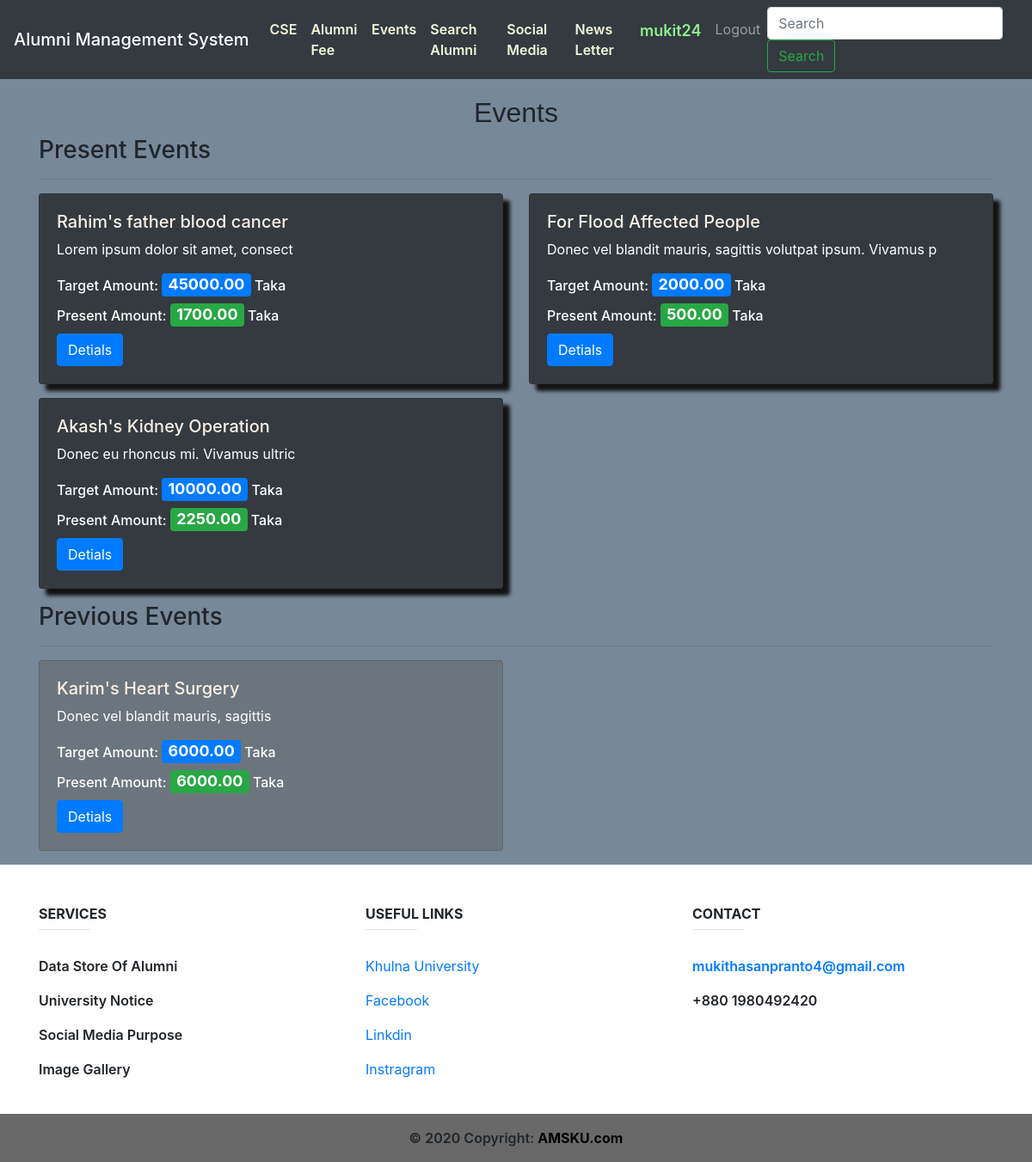
/events/ (signed in), run on the app's committed database.
### alumni_profile/models.py (models this page shows, shortened)
class Alumni_Profile(models.Model):
    discipline_list = ['Architecture','CSE','ECE','Math','URP','Physics','Chemistry','Stat','Pharmacy','BGE','FWT','FMRT','Agrotechnology','ES','SWE','BAD','HRM','DP','PM','DS','History','English','Bangla','IER','Sculpture','Econ','Sociology','MCJ','Law']
    Discipline_Choices = []
    for x in discipline_list:
        Discipline_Choices.append((x,x))
    Id_Choices = []
    for x in range(1,51):
        Id_Choices.append((str(x),str(x)))
    Batch_Choices = []
    for x in range(1991,2019):
        Batch_Choices.append((str(x),str(x)))
    job_list=['Agriculture','Architecture and Construction','Business Management and Administration','Education','Finance','Food','Government and Public Administration','Health Science','Human Services','Law, Public Safety, Corrections and Security','Manufacturing','Marketing, Sales and Service','Natural Resources','Science, Technology and Engineering','Other']
    Job_Choices = []
    for x in job_list:
        Job_Choices.append((x,x))
    country_list = ["Afghanistan","Albania","Algeria","Andorra","Angola","Anguilla","Antigua &amp; Barbuda","Argentina","Armenia","Aruba","Australia","Austria","Azerbaijan","Bahamas","Bahrain","Bangladesh","Barbados","Belarus","Belgium","Belize","Benin","Bermuda","Bhutan","Bolivia","Bosnia &amp; Herzegovina","Botswana","Brazil","British Virgin Islands","Brunei","Bulgaria","Burkina Faso","Burundi","Cambodia","Cameroon","Cape Verde","Cayman Islands","Chad","Chile","China","Colombia","Congo","Cook Islands","Costa Rica","Cote D Ivoire","Croatia","Cruise Ship","Cuba","Cyprus","Czech Republic","Denmark","Djibouti","Dominica","Dominican Republic","Ecuador","Egypt","El Salvador","Equatorial Guinea","Estonia","Ethiopia","Falkland Islands","Faroe Islands","Fiji","Finland","France","French Polynesia","French West Indies","Gabon","Gambia","Georgia","Germany","Ghana","Gibraltar","Greece","Greenland","Grenada","Guam","Guatemala","Guernsey","Guinea","Guinea Bissau","Guyana","Haiti","Honduras","Hong Kong","Hungary","Iceland","India","Indonesia","Iran","Iraq","Ireland","Isle of Man","Israel","Italy","Jamaica","Japan","Jersey","Jordan","Kazakhstan","Kenya","Kuwait","Kyrgyz Republic","Laos","Latvia","Lebanon","Lesotho","Liberia","Libya","Liechtenstein","Lithuania","Luxembourg","Macau","Macedonia","Madagascar","Malawi","Malaysia","Maldives","Mali","Malta","Mauritania","Mauritius","Mexico","Moldova","Monaco","Mongolia","Montenegro","Montserrat","Morocco","Mozambique","Namibia","Nepal","Netherlands","Netherlands Antilles","New Caledonia","New Zealand","Nicaragua","Niger","Nigeria","Norway","Oman","Pakistan","Palestine","Panama","Papua New Guinea","Paraguay","Peru","Philippines","Poland","Portugal","Puerto Rico","Qatar","Reunion","Romania","Russia","Rwanda","Saint Pierre &amp; Miquelon","Samoa","San Marino","Satellite","Saudi Arabia","Senegal","Serbia","Seychelles","Sierra Leone","Singapore","Slovakia","Slovenia","South Africa","South Korea","Spain","Sri Lanka","St Kitts &amp; Nevis","St Lucia","St Vincent","St. Lucia","Sudan","Suriname","Swaziland","Sweden","Switzerland","Syria","Taiwan","Tajikistan","Tanzania","Thailand","Timor L'Este","Togo","Tonga","Trinidad &amp; Tobago","Tunisia","Turkey","Turkmenistan","Turks &amp; Caicos","Uganda","Ukraine","United Arab Emirates","United Kingdom","Uruguay","Uzbekistan","Venezuela","Vietnam","Virgin Islands (US)","Yemen","Zambia","Zimbabwe"]
    Country_Choices = []
    for x in country_list:
        Country_Choices.append((x,x))
    full_name = models.CharField(max_length=255)
    image = models.FileField(upload_to='uploads/')
    certificate = models.FileField(upload_to='uploads/')
    discipline = models.CharField(max_length=255,choices=Discipline_Choices)
    student_id = models.CharField(max_length=10)
    batch = models.CharField(max_length=50,choices=Batch_Choices)
    job_type = models.CharField(max_length=50)
    job_position = models.CharField(max_length=60)
    company_name = models.CharField(max_length=60,blank=True)
    higher_study = models.CharField(max_length=60)
    present_address = models.CharField(max_length=60)
    present_country = models.CharField(max_length=60,choices=Country_Choices)
    prmanent_address = models.CharField(max_length=60)
    mobile = models.CharField(max_length=60)
    facebook = models.URLField(max_length=60,blank=True)
    linkdin = models.URLField(max_length=60,blank=True)
    about_me = models.TextField()
    is_verified = models.BooleanField(default=False)
    ask_for_update_certificate = models.BooleanField(default=False)
    user = models.OneToOneField(settings.AUTH_USER_MODEL, on_delete=models.CASCADE,related_name="alumni")

### event/models.py (models this page shows, shortened)
class Event(models.Model):
    discipline_list = ['Architecture','CSE','ECE','Math','URP','Physics','Chemistry','Stat','Pharmacy','BGE','FWT','FMRT','Agrotechnology','ES','SWE','BAD','HRM','DP','PM','DS','History','English','Bangla','IER','Sculpture','Econ','Sociology','MCJ','Law']
    Discipline_Choices = []
    for x in discipline_list:
        Discipline_Choices.append((x,x))
    headline = models.CharField(max_length=100)
    description = models.TextField()
    discipline = models.CharField(max_length=255,choices=Discipline_Choices,blank=True)
    visible_to = models.CharField(max_length=255,choices=Discipline_Choices,blank=True)
    target_amount = models.DecimalField(max_digits=15, decimal_places=2)
    present_amount = models.DecimalField(max_digits=15, decimal_places=2,default=0)
    is_present = models.BooleanField(default=True)

### event/views.py (the view)
# urls.py: path('',event_view,name='event_view'),
def event_view(request):
    present_events = Event.objects.filter(Q(is_present=True) & Q(visible_to=''))
    previous_events = Event.objects.filter(Q(is_present=False) & Q(visible_to=''))
    dis_present = Event.objects.filter(Q(is_present=True) & Q(visible_to=request.user.alumni.discipline))
    dis_prev = Event.objects.filter(Q(is_present=False) & Q(visible_to=request.user.alumni.discipline))
    context = {
        'events':present_events.union(dis_present),
        'past':previous_events.union(dis_prev),
    }
    return render(request,'event/event_view.html',context)

### alumni_fee/context_processors.py (called while the page is built)
def add_variable_to_context(request):
    year_fee = Fee_Info.objects.get()
    current_news_letter = News_Letter.objects.all().order_by('-start_date').first()
    return {
        'yearFee': year_fee.yearly_fee,
        'current_news_letter':current_news_letter,
    }

### templates/event/event_view.html
{% extends "base.html" %}
{% load static %}
{% block content %}
<div class="event_view" style="background-color: lightslategrey;">
    <div class="container">
        <h2 style="padding-top: 20px;
    text-align: center;
    font-family: Impact, Haettenschweiler, 'Arial Narrow Bold', sans-serif;">Events</h1>
        <h3>Present Events</h2>
        <hr>
        <div class="row">
            {% for event in events %}
                {% if forloop.counter|divisibleby:2 %}
                <div class="col-sm-6 mb-3">
                    <div class="card bg-dark text-white" style="box-shadow: 8px 8px 4px rgb(20, 19, 19);">
                        <div class="card-body">
                            <h5 style="color:linen;">{{event.headline}}</h5>
                            <p>{{event.description| slice:":60"}}</p>
                            <h6>Target Amount: <span class="badge badge-primary" style="font-size: large;">{{event.target_amount}}</span> Taka</h6>
                            <h6>Present Amount: <span class="badge badge-success" style="font-size: large;">{{event.present_amount}}</span> Taka</h6>
                            <form action="{% url 'event_details' event.id %}">
                                <input type="submit" value="Detials" class="btn btn-primary">
                            </form>
                        </div>
                    </div>
                </div>
                {% else %}
                <div class="col-sm-6 mb-3">
                    <div class="card bg-dark text-white" style="box-shadow: 8px 8px 4px rgb(20, 19, 19);">
                        <div class="card-body">
                            <h5 style="color:linen;">{{event.headline}}</h5>
                            <p>{{event.description| slice:":35"}}</p>
                            <h6>Target Amount: <span class="badge badge-primary" style="font-size: large;">{{event.target_amount}}</span> Taka</h6>
                            <h6>Present Amount: <span class="badge badge-success" style="font-size: large;">{{event.present_amount}}</span> Taka</h6>
                            <form action="{% url 'event_details' event.id %}">
                                <input type="submit" value="Detials" class="btn btn-primary">
                            </form>
                        </div>
                    </div>
                </div>
                {% endif %}
                {% endfor %}
            </div>
        <h3>Previous Events</h3>
        <hr>
        <div class="row">
        {% for event in past %}
            {% if forloop.counter|divisibleby:2 %}
            <div class="col-sm-6 mb-3">
                <div class="card bg-secondary text-white">
                    <div class="card-body">
                        <h5 style="color:linen;">{{event.headline}}</h5>
                        <p>{{event.description| slice:":60"}}</p>
                        <h6>Target Amount: <span class="badge badge-primary" style="font-size: large;">{{event.target_amount}}</span> Taka</h6>
                        <h6>Present Amount: <span class="badge badge-success" style="font-size: large;">{{event.present_amount}}</span> Taka</h6>
                        <form action="{% url 'event_details' event.id %}">
                            <input type="submit" value="Detials" class="btn btn-primary">
                        </form>
                    </div>
                </div>
            </div>
            {% else %}
            <div class="col-sm-6 mb-3">
                <div class="card bg-secondary text-white">
                    <div class="card-body">
                        <h5 style="color:linen;">{{event.headline}}</h5>
                        <p>{{event.description| slice:":35"}}</p>
                        <h6>Target Amount: <span class="badge badge-primary" style="font-size: large;">{{event.target_amount}}</span> Taka</h6>
                        <h6>Present Amount: <span class="badge badge-success" style="font-size: large;">{{event.present_amount}}</span> Taka</h6>
                        <form action="{% url 'event_details' event.id %}">
                            <input type="submit" value="Detials" class="btn btn-primary">
                        </form>
                    </div>
                </div>
            </div>
            {% endif %}
            {% endfor %}
        </div>
    </div>
</div>
{% endblock %}

### templates/base.html (shortened to what this page needs)
<!DOCTYPE html>
<html lang="en">
{% load static %}
<head>
    <link rel="stylesheet" href="https://cdnjs.cloudflare.com/ajax/libs/font-awesome/4.7.0/css/font-awesome.min.css">
    <link rel="stylesheet" href="https://maxcdn.bootstrapcdn.com/bootstrap/4.5.2/css/bootstrap.min.css">
    <link rel="stylesheet" href="{% static 'profile/profile_style.css' %}">
    <link rel="stylesheet" href="{% static 'css/style.css' %}">
</head>
<body>
    <nav class="navbar navbar-expand-lg navbar-dark bg-dark">
        <a href="{% url 'home' %}"><span class="navbar-brand mb-0 h1">Alumni Management System</span></a>
        <div class="collapse navbar-collapse" id="navbarSupportedContent">
            <ul class="navbar-nav m-auto">
                {% if request.user.alumni.is_verified %}
                <li class="nav-item ">
                    <a class="nav-link" style="font-weight: 600;color: beige;"
                        href="{% url 'discipline_view' %}">{{request.user.alumni.discipline}}</a>
                </li>
                <li class="nav-item ">
                    <a class="nav-link" style="font-weight: 600;color: beige;"
                        href="{% url 'alumni_fee_home' request.user.alumni.id %}">Alumni Fee</a>
                </li>
                <li class="nav-item ">
                    <a class="nav-link" style="font-weight: 600;color: beige;" href="{% url 'event_view' %}">Events</a>
                </li>
                {% endif %}
                <li class="nav-item ">
                    <a class="nav-link" style="font-weight: 600;color: beige;" href="{% url 'search_view' %}">Search
                        Alumni</a>
                </li>
                <li class="nav-item ">
                    <a class="nav-link" style="font-weight: 600;color: beige;" href="{% url 'welcome_view' %}">Social
                        Media</a>
                </li>
                <li class="nav-item ">
                    <a class="nav-link" style="font-weight: 600;color: beige;" href="{% url 'news_view' current_news_letter.id %}">News Letter</a>
                </li>
                <li class="nav-item ">
                    <a class="nav-link" style="font-weight: 600;color: lightgreen;font-size: large;"
                        href="{% url 'alumni_profile' user.id %}">{{request.user}}</a>
                </li>
                <li class="nav-item ">
                    <a class="nav-link" href="{% url 'account_logout' %}">Logout</a>
                </li>
            </ul>
            <form class="form-inline my-2 my-lg-0" action="{% url 'advance_search_result' %}" method="POST">
                <input class="form-control mr-sm-2" name="search" type="search" placeholder="Search"
                    aria-label="Search">
                <button class="btn btn-outline-success my-2 my-sm-0" type="submit">Search</button>
            </form>
        </div>
    </nav>
    {% block content %}{% endblock %}
    <div class="container text-center text-md-left mt-5">
        <div class="row mt-3">
            <div class="col-md-4 col-lg-4 col-xl-4 mx-auto mb-4" style="font-weight: 600;">
                <h6 class="text-uppercase font-weight-bold">Services</h6>
                <hr class="deep-purple accent-2 mb-4 mt-0 d-inline-block mx-auto" style="width: 60px;">
                <p>
                    Data Store Of Alumni
                </p>
                <p>
                    University Notice
                </p>
                <p>
                    Social Media Purpose
                </p>
                <p>
                    Image Gallery
                </p>
            </div>
            <div class="col-md-4 col-lg-4 col-xl-4 mx-auto mb-4">
                <h6 class="text-uppercase font-weight-bold">Useful links</h6>
                <hr class="deep-purple accent-2 mb-4 mt-0 d-inline-block mx-auto" style="width: 60px;">
                <p>
                    <a href="#!">Khulna University</a>
                </p>
                <p>
                    <a href="#!">Facebook</a>
                </p>
                <p>
                    <a href="#!">Linkdin</a>
                </p>
                <p>
                    <a href="#!">Instragram</a>
                </p>
            </div>
            <div class="col-md-4 col-lg-4 col-xl-4 mx-auto mb-md-0 mb-4" style="font-weight: 600;">
                <h6 class="text-uppercase font-weight-bold">Contact</h6>
                <hr class="deep-purple accent-2 mb-4 mt-0 d-inline-block mx-auto" style="width: 60px;">
                <p>
                    <a href="mailto:mukithasanpranto4@gmail.com">mukithasanpranto4@gmail.com</a>
                </p>
                <p>
                    +880 1980492420</p>
            </div>
        </div>
    </div>
    <div class="footer-copyright text-center py-3" style="background-color: dimgrey;font-weight: 600;">© 2020 Copyright:
        <a href="#" style="color: black;font-weight: 700;"> AMSKU.com</a>
    </div>
</body>
</html>

### templates/base.html (style rules this page uses)
* { box-sizing: border-box; }

### data on the page
Event: headline "Rahim's father blood cancer", description "Lorem ipsum dolor sit amet, consect", target_amount "45000.00", present_amount "1700.00"
Event: headline "For Flood Affected People", description "Donec vel blandit mauris, sagittis volutpat ipsum. Vivamus p", target_amount "2000.00", present_amount "500.00"
Event: headline "Akash's Kidney Operation", description "Donec eu rhoncus mi. Vivamus ultric", target_amount "10000.00", present_amount "2250.00"
Event: headline "Karim's Heart Surgery", description "Donec vel blandit mauris, sagittis", target_amount "6000.00", present_amount "6000.00"

### other printed values
{{ request.user.alumni.discipline }} "CSE"
{{ request.user }} "mukit24"
